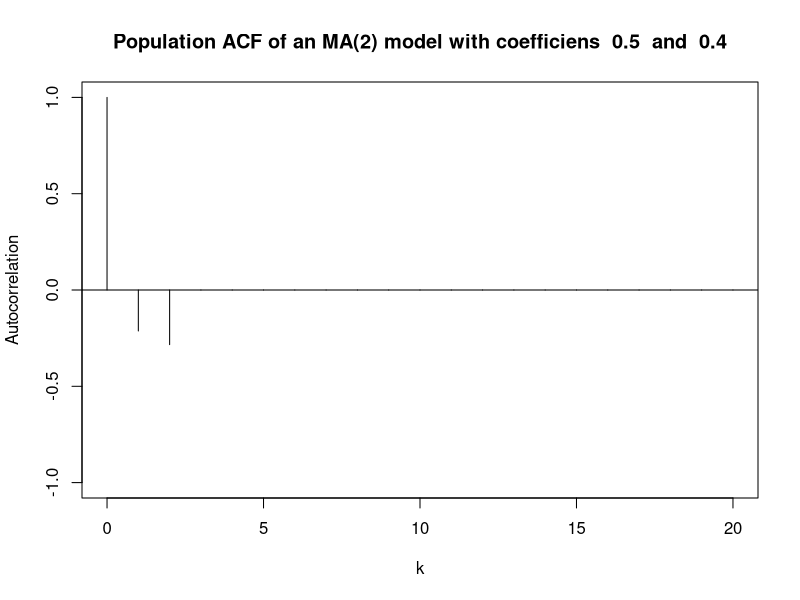
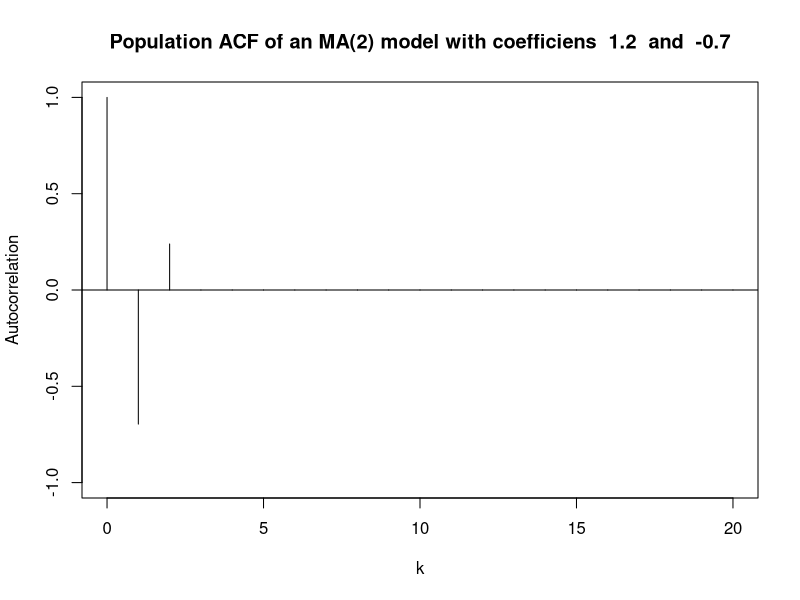
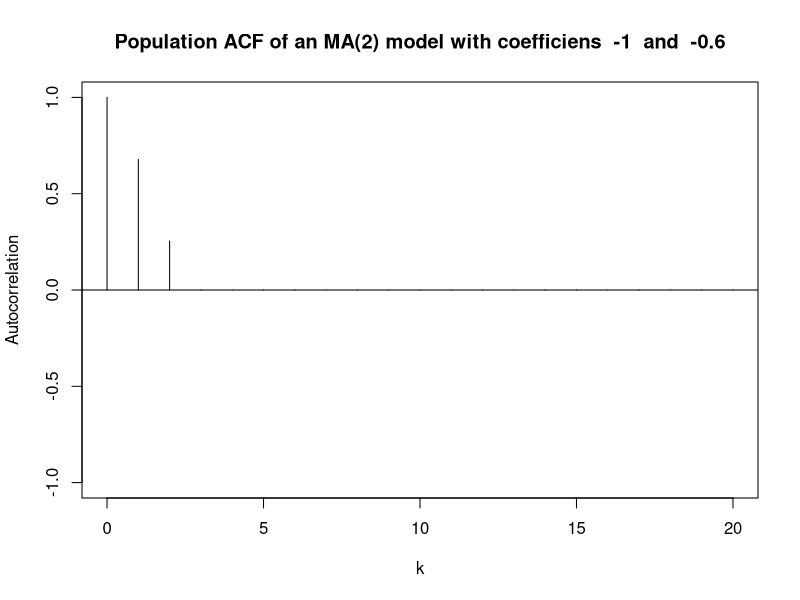
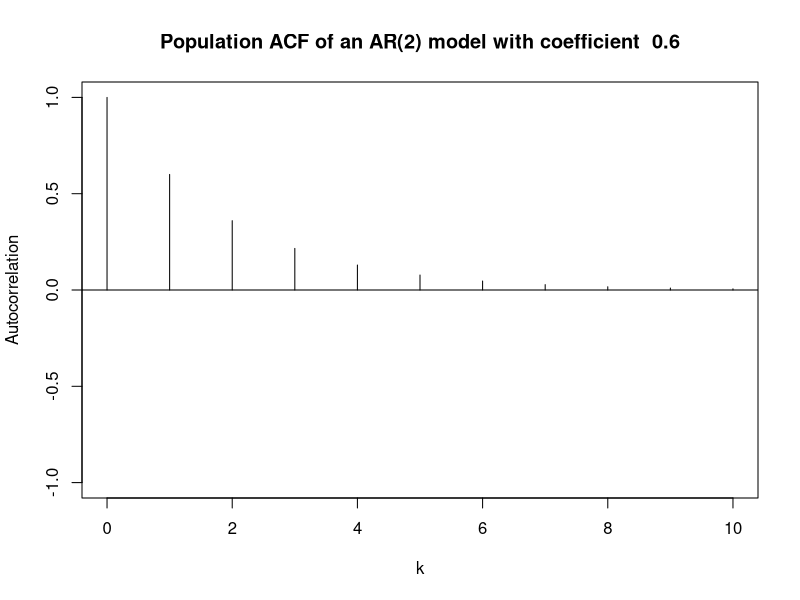
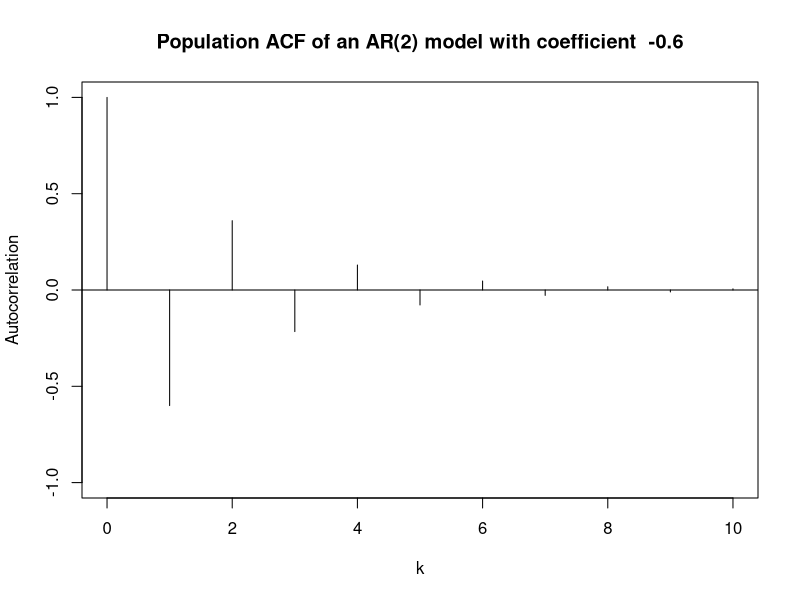
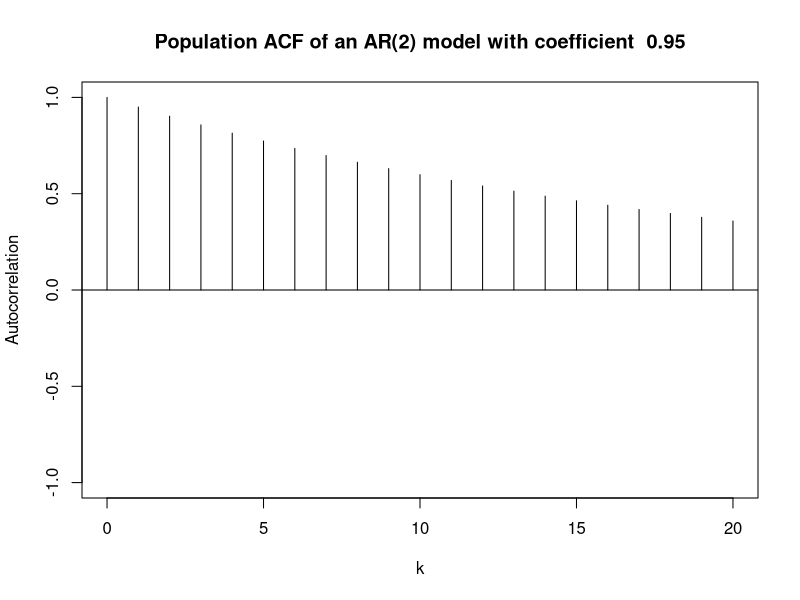
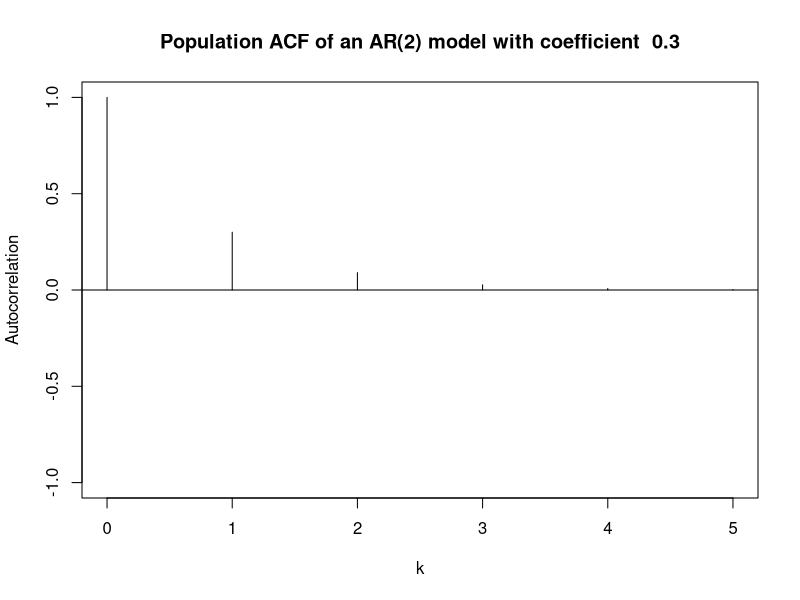
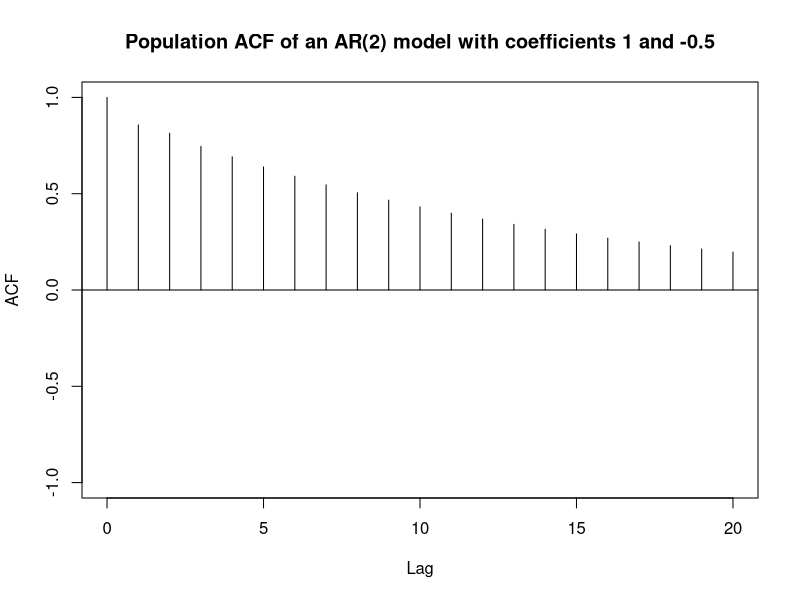

These charts were generated, in order, by the following R code:
# MA 4780 Homework 3
# March 2, 2016

# Problem 4.2
sketchMA2 <- function(theta1, theta2) {
  y <- ARMAacf(ma = c(-theta1,-theta2), lag.max = 20)
  plot(y, x = 0:20, 
       type = "h", 
       ylim = c(-1,1), 
       xlab = "k", 
       ylab = "Autocorrelation", 
       main = paste("Population ACF of an MA(2) model with coefficiens ", 
                    theta1, " and ", theta2))
  abline(h=0)
}

# Parts A, B, and C
sketchMA2(0.5,0.4)
sketchMA2(1.2,-0.7)
sketchMA2(-1,-0.6)

# Problem 4.5
sketchAR1 <- function(phi1, lags) {
  y <- ARMAacf(ar = phi1, lag.max = lags)	
  plot(y, x = 0:lags, 
       type = "h", 
       ylim = c(-1,1), 
       xlab = "k", 
       ylab = "Autocorrelation", 
       main = paste("Population ACF of an AR(2) model with coefficient ", phi1))
  abline(h=0)
}

# Parts A, B, C, and D
sketchAR1(0.6, 10)
sketchAR1(-0.6, 10)
sketchAR1(0.95, 20)
sketchAR1(0.3, 5)

# Problem 4.9
recursiveAR2 <- function(phi1, phi2, lags) {
  max.lag = lags
  rho = rep(0,max.lag)
  rho[1] = phi1/(1-phi2)
  rho[2] = (phi2*(1-phi2)+phi1^2)/(1-phi2)
  for (k in 3:max.lag) {
    rho[k] = phi1*rho[k-1]+phi2*rho[k-2]
  }
  plot(y=c(1,rho), x=0:max.lag, type='h', ylab='ACF', xlab='Lag', ylim=c(-1,+1), main = "Population ACF of an AR(2) model with coefficients 1 and -0.5")
  abline(h=0)
  
  results <- list()
  results$roots <- polyroot(c(1,phi1,phi2))
  results$class <- class(polyroot(c(1,phi1,phi2)))
  results$R <- sqrt(-phi2+0i)
  results$theta <- cospi(-(phi1 * sqrt(-phi2+01))/(2 *phi2))
  return(results)
}

# Parts A, B, C, D, E, and F
recursiveAR2(0.6,0.3,20)
recursiveAR2(-0.4,0.5,20)
recursiveAR2(1.2,-0.7,20)
recursiveAR2(-1,-0.6,20)
recursiveAR2(0.5,-0.9,20)
recursiveAR2(-0.5,-0.6,20)

# Problem 4.12
# Part A
theta1 <- 1/6
theta2 <- theta1
rho1 <- (-theta1 + theta1*theta2)/(1+theta1^2+theta2^2)
rho2 <- (-theta2)/(1+theta1^2+theta2^2)

theta1 <- -1
theta2 <- 6
rho1 <- (-theta1 + theta1*theta2)/(1+theta1^2+theta2^2)
rho2 <- (-theta2)/(1+theta1^2+theta2^2)

# Part B


# Problem 4.15

# Problem 4.16

# Problem 4.18

# PRoblem 4.19
